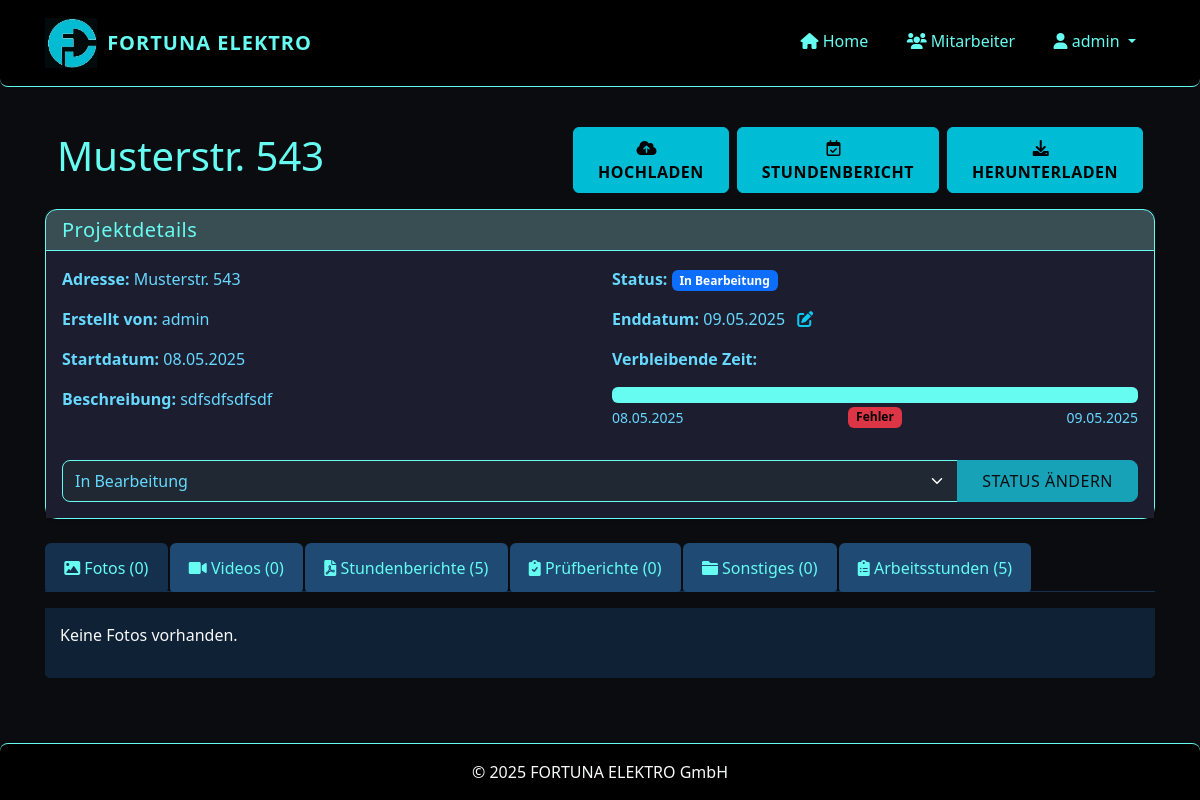
/project/3 (signed in), run on an earlier commit of the app's database.
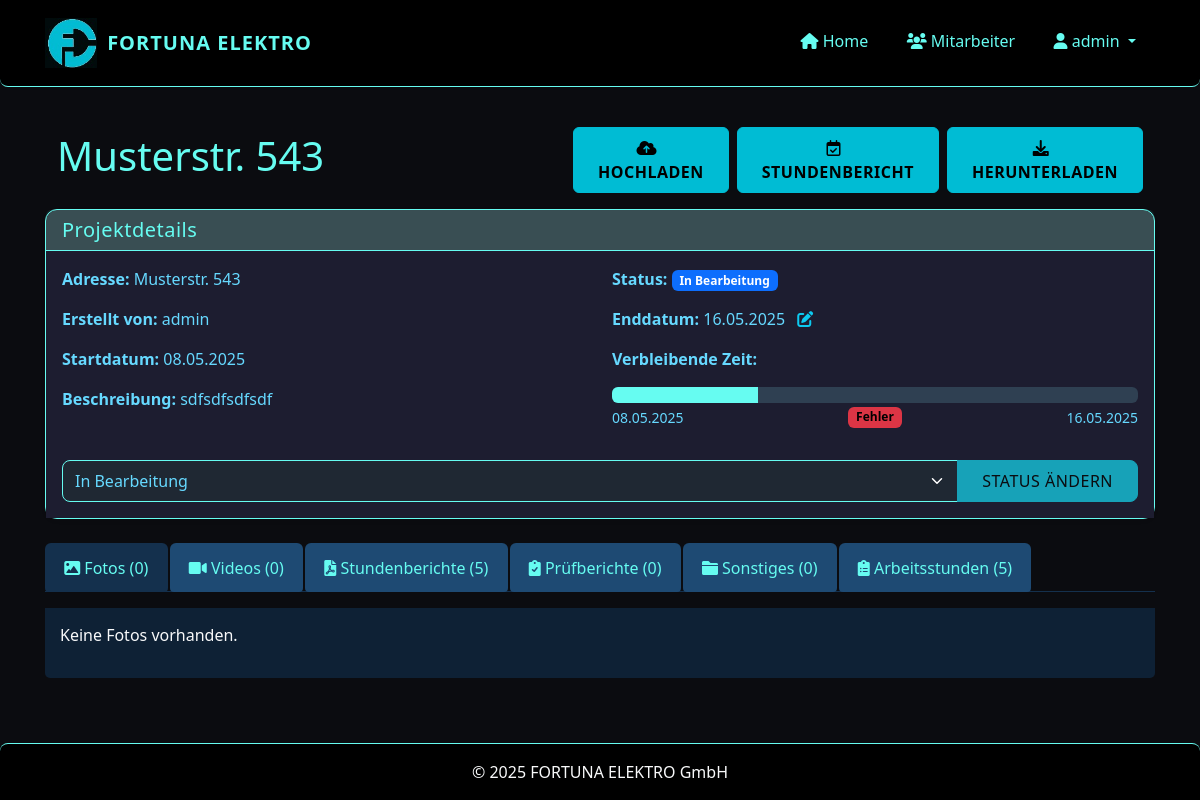
And on a later commit of the database.
### app/models/project.py (models this page shows, shortened)
class Project(db.Model):
    id = db.Column(db.Integer, primary_key=True)
    name = db.Column(db.String(128), nullable=False)  # Adresse als Projektname
    description = db.Column(db.Text)
    start_date = db.Column(db.DateTime, default=datetime.utcnow)
    end_date = db.Column(db.DateTime)
    status = db.Column(db.String(20), default='in_bearbeitung')  # 'in_bearbeitung', 'abgeschlossen', 'archiviert'
    creator_id = db.Column(db.Integer, db.ForeignKey('user.id'))
    files = db.relationship('File', backref='project', lazy='dynamic', cascade='all, delete-orphan')
    timesheets = db.relationship('Timesheet', backref='project', lazy='dynamic', cascade='all, delete-orphan')
    def get_remaining_hours(self):
        if not self.end_date:
            return None
        now = datetime.now()
        time_diff = self.end_date - now
        if time_diff.total_seconds() <= 0:
            return 0
        total_hours = time_diff.total_seconds() / 3600
        return round(total_hours, 1)  # Auf eine Dezimalstelle runden
    def get_progress_percentage(self):
        if not self.end_date or not self.start_date:
            return 0
        now = datetime.now()
        if isinstance(self.start_date, datetime) and isinstance(self.end_date, datetime):
            total_duration = (self.end_date - self.start_date).total_seconds()
            elapsed_time = (now - self.start_date).total_seconds()
        if elapsed_time >= total_duration:
            return 100
        progress = (elapsed_time / total_duration) * 100
        return round(progress, 1)  # Auf eine Dezimalstelle runden

### app/routes/projects.py (the view)
@projects.route('/project/<int:project_id>')
@login_required
def view_project(project_id):
    project = Project.query.get_or_404(project_id)
    status_form = ProjectStatusForm(obj=project)
    photos = project.files.filter_by(file_type='foto').all()
    videos = project.files.filter_by(file_type='video').all()
    timesheets = project.files.filter_by(file_type='stundenbericht').all()
    reports = project.files.filter_by(file_type='pruefbericht').all()
    other_files = project.files.filter_by(file_type='sonstiges').all()
    timesheets_data = project.timesheets.order_by(Timesheet.date.desc()).all()
    status_form = ProjectStatusForm()
    status_form.status.data = project.status
    end_date_form = ProjectEndDateForm()
    if project.end_date:
        end_date_form.end_date.data = project.end_date
    return render_template(
        'projects/view.html',
        title=project.name,
        project=project,
        photos=photos,
        videos=videos,
        timesheets=timesheets,
        reports=reports,
        other_files=other_files,
        timesheets_data=timesheets_data,
        status_form=status_form,
        end_date_form=end_date_form,
        now=datetime.now(),
    )

### app/routes/projects.py
class ProjectStatusForm(FlaskForm):
    status = SelectField('Status', choices=[
        ('in_bearbeitung', 'In Bearbeitung'),
        ('archiviert', 'Archiviert')
    ], validators=[DataRequired()])
    submit = SubmitField('Status aktualisieren')

### app/forms/forms.py
class ProjectEndDateForm(FlaskForm):
    end_date = DateField('Enddatum', format='%Y-%m-%d', validators=[DataRequired()])
    submit = SubmitField('Speichern')

### app/models/user.py (called while the page is built)
@login_manager.user_loader
def load_user(id):
    return User.query.get(int(id))

    def is_admin(self):
        return self.role == 'admin'

### app/templates/projects/view.html (shortened to what the changed rows need)
{% extends "base.html" %}
{% block content %}
<link rel="stylesheet" href="{{ url_for('static', filename='css/projects_view.css') }}">
<link href="https://cdnjs.cloudflare.com/ajax/libs/font-awesome/6.0.0/css/all.min.css" rel="stylesheet">
<div class="container-fluid py-3">
  <div class="row align-items-center">
    <div class="col-12 col-md-6 mb-3 mb-md-0">
      <h1 style="color: var(--accent)">{{ project.name }}</h1>
    </div>
  </div>
</div>
<div class="card mb-4 shadow-sm">
    <div class="card-body" style="background-color:  #1d1d30;">
        <div class="row">
            <div class="col-md-6">
                <p><strong>Adresse:</strong> {{ project.name }}</p>
                <p><strong>Erstellt von:</strong> {{ project.creator.username }}</p>
                <p><strong>Startdatum:</strong> {{ project.start_date.strftime('%d.%m.%Y') }}</p>
                <p><strong>Beschreibung:</strong> {{ project.description or 'Keine Beschreibung' }}</p>
            </div>
            <div class="col-md-6">
                <p><strong>Status:</strong>
                    {% if project.status == 'in_bearbeitung' %}
                        <span class="badge bg-primary">In Bearbeitung</span>
                    {% elif project.status == 'archiviert' %}
                        <span class="badge bg-secondary">Archiviert</span>
                    {% endif %}
                </p>
                {% if project.end_date %}
                <p>
                    <strong>Enddatum:</strong> {{ project.end_date.strftime('%d.%m.%Y') }}
                    <a href="#" data-bs-toggle="modal" data-bs-target="#changeEndDateModal_{{ project.id }}" title="Enddatum ändern" class="text-info">
                        <i class="fas fa-edit ms-2"></i>
                    </a>
                </p>
                <div class="countdown-container mt-2 mb-3">
                    <p><strong>Verbleibende Zeit:</strong></p>
                    <div class="progress" style="height: 16px; background-color: #2f4052;">
                        <div class="progress-bar" id="project-progress-bar" role="progressbar"
                            style="background-color: var(--accent); width: {{ project.get_progress_percentage() }}%;"
                            aria-valuenow="{{ project.get_progress_percentage() }}" aria-valuemin="0" aria-valuemax="100"></div>
                    </div>
                    <div class="d-flex justify-content-between mt-1">
                        <small class="text-muted">{{ project.start_date.strftime('%d.%m.%Y') }}</small>
                        <span id="countdown-timer" class="badge"  style="color: #000 !important; font-weight: bold;">
                        </span>
                        <small class="text-muted">{{ project.end_date.strftime('%d.%m.%Y') }}</small>
                    </div>
                </div>
                {% endif %}
            </div>
        </div>
        <div class="mt-3">
            <form method="POST" action="{{ url_for('projects.update_status', project_id=project.id) }}">
                <div class="input-group">
                    {{ status_form.status(class="form-select") }}
                    <button type="submit" class="btn btn-primary">Status ändern</button>
                </div>
            </form>
        </div>
    </div>
</div>
{% endblock %}

What changed in the data, as far as the page shows it:
changed Project "Musterstr. 543": end_date "09.05.2025" → "16.05.2025"
Also different on the page:
{{ project.get_progress_percentage() }}: 100 → 27.8 (drawn)
